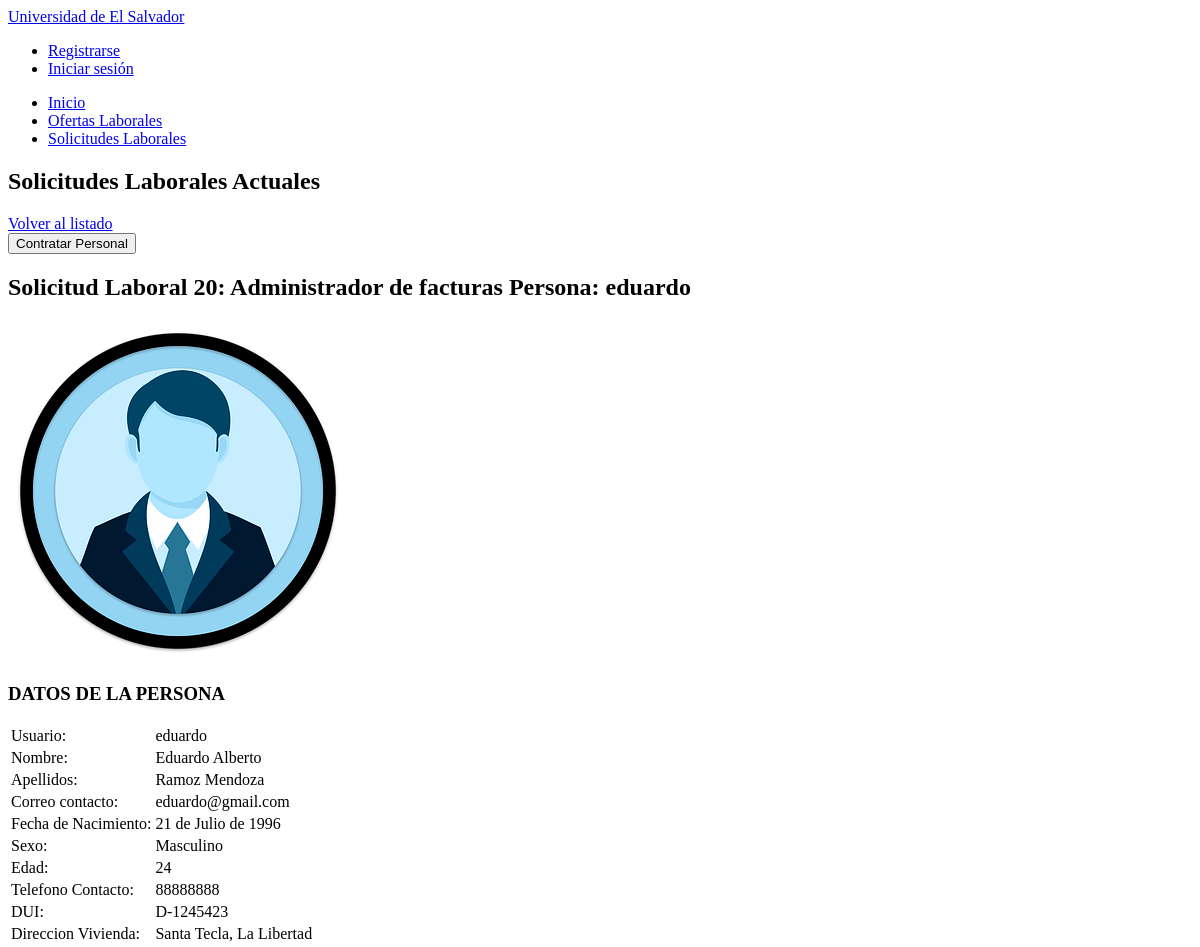
The page /inicio/solicitudlaboral/20/view/ (upper part) on the database as committed earlier.
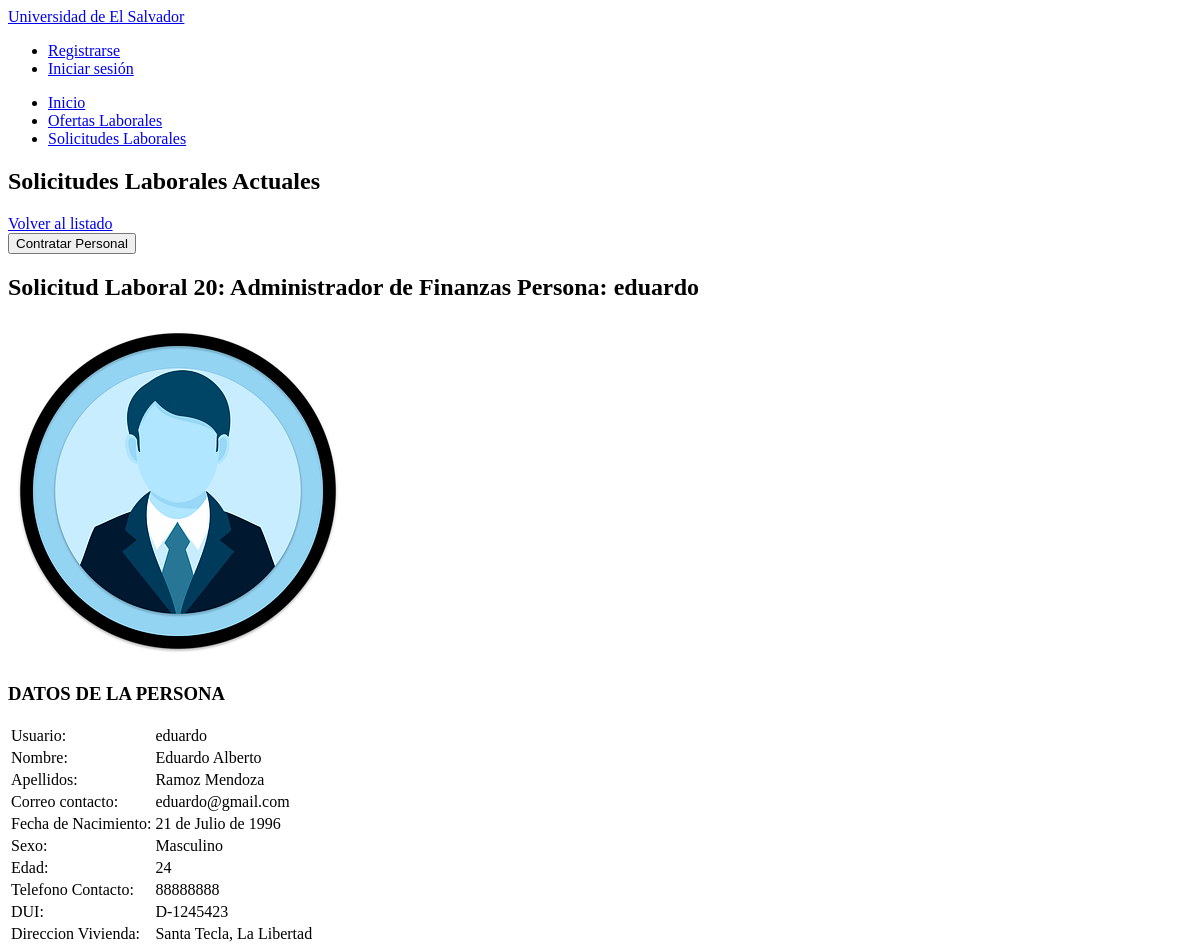
The same page on the database as committed later.
### apps/OfertasLaborales/models.py (models this page shows, shortened)
class SolicitudLaboral(models.Model):
    ofertalaboral = models.ForeignKey(OfertaLaboral, on_delete=models.CASCADE)
    user = models.ForeignKey(User, on_delete=models.CASCADE)

class OfertaLaboral(models.Model):
    area_de_trabajo = models.CharField(max_length=150, default=None, null=True)
    cargo_solicitado = models.CharField(max_length=150, default=None, null=True)
    vacantes = models.CharField(max_length=150, default=None, null=True)
    tipo_contratacion = models.CharField(max_length=150, default=None, null=True)
    nivel_experiencia = models.CharField(max_length=150, default=None, null=True)
    generos = models.CharField(max_length=150, default=None, null=True)
    edad_solicitada = models.CharField(max_length=150, default=None, null=True)
    salario_minimo = models.DecimalField(max_digits=10000,decimal_places=2,default=0.00, null=True)
    salario_maximo = models.DecimalField(max_digits=10000,decimal_places=2,default=0.00, null=True)
    descripcion = models.CharField(max_length=3000, default=None, null=True)
    categoria = models.ForeignKey(Categoria, on_delete=models.CASCADE)
    facultad = models.ForeignKey(Facultad, on_delete=models.CASCADE)
    sede = models.ForeignKey(Sede, on_delete=models.CASCADE)

class Persona(models.Model):
    user = models.OneToOneField(User, on_delete=models.CASCADE)
    fecha_nacimiento = models.DateField(auto_now=False, auto_now_add=False, default=None, null=True)
    genero = models.CharField(max_length=50, default=None, null=True)
    edad = models.IntegerField(default=None, null=True)
    telefono = models.CharField(max_length=80, default=None, null=True)
    dui = models.CharField(max_length=80, default=None, null=True)
    direccion = models.CharField(max_length=200, default=None, null=True)

### apps/Administracion/views.py (the view)
# urls.py: path('inicio/solicitudlaboral/<int:pk>/view/', views.SolicitudView.as_view(), name='solicitudlaboral_view'),
class SolicitudView(DetailView):
    template_name = 'Administracion/solicitudlaboralview.html'
    model = SolicitudLaboral

### templates/Administracion/solicitudlaboralview.html (shortened to what this page needs)
<!DOCTYPE html>
{% extends 'Administracion/solicitudeslaborales.html' %}
{% load compress %}
{% load static %}
{% block contenedor-solicitudes %}
    <div class="ofertalab-solicitud">
        <nav class="navbar-ofertaslab navbar-ofertasolicitud">
            <a href="{% url 'solicitudeslaborales_all' %}">Volver al listado</a>
            <form>{% csrf_token %}
                <button>Contratar Personal</button>
            </form>
        </nav>
        <h2><strong>Solicitud Laboral {{solicitudlaboral.id}}: </strong>{{solicitudlaboral.ofertalaboral.area_de_trabajo}} <strong>Persona: </strong>{{solicitudlaboral.user.username}}</h2>
        <div class="solicitud-items">
            <div class="categorias detalles">
                <img src="{% static 'img/user.webp' %}" alt="img user">
                <h3>DATOS DE LA PERSONA</h3>
                <table class="tabladatos">
                    <tr><td>Usuario:</td><td>{{solicitudlaboral.user.username}}</td></tr>
                    <tr><td>Nombre:</td><td>{{solicitudlaboral.user.first_name}}</td></tr>
                    <tr><td>Apellidos:</td><td>{{solicitudlaboral.user.last_name}}</td></tr>
                    <tr><td>Correo contacto:</td><td>{{solicitudlaboral.user.email}}</td></tr>
                    <tr><td>Fecha de Nacimiento:</td><td>{{solicitudlaboral.user.persona.fecha_nacimiento}}</td></tr>
                    <tr><td>Sexo:</td><td>{{solicitudlaboral.user.persona.genero}}</td></tr>
                    <tr><td>Edad:</td><td>{{solicitudlaboral.user.persona.edad}}</td></tr>
                    <tr><td>Telefono Contacto:</td><td>{{solicitudlaboral.user.persona.telefono}}</td></tr>
                    <tr><td>DUI:</td><td>{{solicitudlaboral.user.persona.dui}}</td></tr>
                    <tr><td>Direccion Vivienda:</td><td>{{solicitudlaboral.user.persona.direccion}}</td></tr>
                </table>
            </div>
        </div>
    </div>
{% endblock contenedor-solicitudes %}

Rows that differ between the two databases and show on the page:
changed through a linked row, SolicitudLaboral "eduardo": ofertalaboral.area_de_trabajo "Administrador de facturas" → "Administrador de Finanzas"
